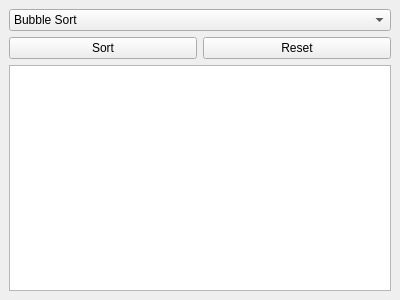
<?xml version="1.0" encoding="UTF-8"?>
<ui version="4.0">
 <class>MainWindow</class>
 <widget class="QMainWindow" name="MainWindow">
  <property name="geometry">
   <rect>
    <x>0</x>
    <y>0</y>
    <width>400</width>
    <height>300</height>
   </rect>
  </property>
  <property name="windowTitle">
   <string>Sorting Visualizer</string>
  </property>
  <widget class="QWidget" name="centralwidget">
   <layout class="QVBoxLayout" name="verticalLayout">
    <item>
     <layout class="QVBoxLayout" name="verticalLayout_4">
      <item>
       <layout class="QVBoxLayout" name="verticalLayout_3">
        <item>
         <layout class="QVBoxLayout" name="verticalLayout_2">
          <item>
           <widget class="QComboBox" name="algorithm_combo">
            <property name="currentIndex">
             <number>0</number>
            </property>
            <item>
             <property name="text">
              <string>Bubble Sort</string>
             </property>
            </item>
            <item>
             <property name="text">
              <string>Insertion Sort</string>
             </property>
            </item>
            <item>
             <property name="text">
              <string>Selection Sort</string>
             </property>
            </item>
           </widget>
          </item>
         </layout>
        </item>
        <item>
         <layout class="QHBoxLayout" name="horizontalLayout">
          <item>
           <widget class="QPushButton" name="sort_button">
            <property name="text">
             <string>Sort</string>
            </property>
           </widget>
          </item>
          <item>
           <widget class="QPushButton" name="reset_button">
            <property name="text">
             <string>Reset</string>
            </property>
           </widget>
          </item>
         </layout>
        </item>
       </layout>
      </item>
      <item>
       <widget class="QTextEdit" name="textEdit"/>
      </item>
     </layout>
    </item>
   </layout>
  </widget>
 </widget>
 <resources/>
 <connections/>
</ui>
